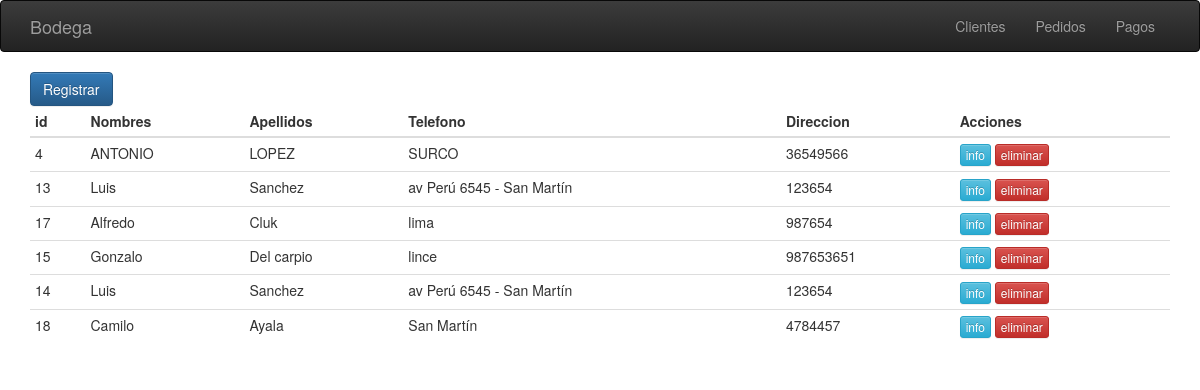
Screenshot of /clientes_lista.php with the database file from the repository.
### tables this page shows
CREATE TABLE `clientes` (
  `id_cliente` int(6) NOT NULL auto_increment,
  `nombre` varchar(30) NOT NULL,
  `apellido` varchar(30) NOT NULL,
  `direccion` varchar(50) NOT NULL,
  `telefono` varchar(20) NOT NULL,
  `activo` int(100) NOT NULL COMMENT '0 inactivo 1 activo',
  PRIMARY KEY  (`id_cliente`)
);

### clientes_lista.php (the view, shortened to what this page needs)
 <?php include('includes/header.php'); ?>
  <?php include('includes/botonera.php'); ?>
<?php
	$query= "SELECT * FROM clientes";
	$rows= mysql_query($query);
?>
<div class="container">
	<div class="row">
		<div class="col-md-12">
		<a href="clientes_registrar.php" class="btn btn-primary">Registrar</a>
			<table class="table table-hover table-condensed">
				<thead>
					<tr>
						<th>id</th>
						<th>Nombres</th>
						<th>Apellidos</th>
						<th>Telefono</th>
						<th>Direccion</th>
						<th>Acciones</th>
					</tr>
				</thead>
				<tbody>
				<?php while($resultado =mysql_fetch_array($rows)){?>
					<tr>
						<td><?= $resultado['id_cliente']?></td>
						<td><?= $resultado['nombre']?></td>
						<td><?= $resultado['apellido']?></td>
						<td><?= $resultado['direccion']?></td>
						<td><?= $resultado['telefono']?></td>
						<td>
						<a class="btn btn-info btn-xs"
							href="clientes_detalle.php?id_cliente=<?= $resultado['id_cliente'] ?>" >info</a>
						<a href="clientes_eliminar.php?id_cliente=<?= $resultado['id_cliente'] ?>" class="btn btn-danger btn-xs"> eliminar</a>
							</td>
					</tr>
					<?php } ?>
				</tbody>
			</table>
		</div>
	</div>
</div>
   <?php include('includes/foot.php'); ?>

### includes/header.php (shortened to what this page needs)
<!DOCTYPE html>
<html lang="en">
  <head>
    <link href="css/bootstrap.min.css" rel="stylesheet">
    <link href="css/bootstrap-theme.min.css" rel="stylesheet">
  </head>
  <body>

### includes/botonera.php (shortened to what this page needs)
<nav class="navbar navbar-inverse">
  <div class="container">
    <div class="navbar-header">
      <a class="navbar-brand" href="#">Bodega</a>
    </div>
    <div class="collapse navbar-collapse" id="bs-example-navbar-collapse-1">
      <ul class="nav navbar-nav navbar-right">
        <li><a href="clientes_lista.php">Clientes</a></li>
        <li><a href="pedidos.php">Pedidos</a></li>
        <li><a href="pagos.php">Pagos</a></li>
      </ul>
    </div>
  </div>
</nav>

### includes/foot.php (shortened to what this page needs)
  </body>
</html>

### rows the page displays
clientes: id_cliente "4", nombre "ANTONIO", apellido "LOPEZ", direccion "SURCO", telefono "36549566"
clientes: id_cliente "13", nombre "Luis", apellido "Sanchez", direccion "av Perú 6545 - San Martín", telefono "123654"
clientes: id_cliente "17", nombre "Alfredo", apellido "Cluk", direccion "lima", telefono "987654"
clientes: id_cliente "15", nombre "Gonzalo", apellido "Del carpio", direccion "lince", telefono "987653651"
clientes: id_cliente "14", nombre "Luis", apellido "Sanchez", direccion "av Perú 6545 - San Martín", telefono "123654"
clientes: id_cliente "18", nombre "Camilo", apellido "Ayala", direccion "San Martín", telefono "4784457"
